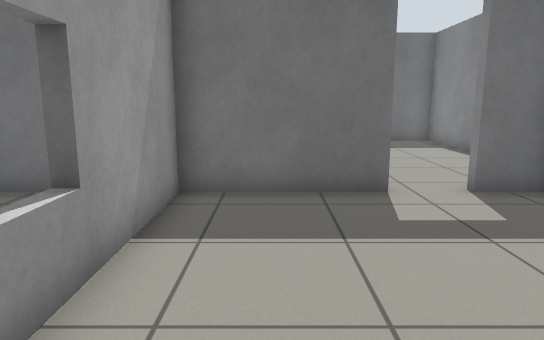
View 1 (above)

24 first-person views from a walk through a world built for the Gazebo simulator. The camera is 0.94 m above the floor, tilts 10° down and sees 70° across. The floor is counted in squares, 0.5 m on a side. Each view is taken from the middle of a square. On the plan, view 1 faces up. The plan holds only what a view shows up to about 19 squares ahead; the rest is blank. The place goes on beyond the plan.

View 2
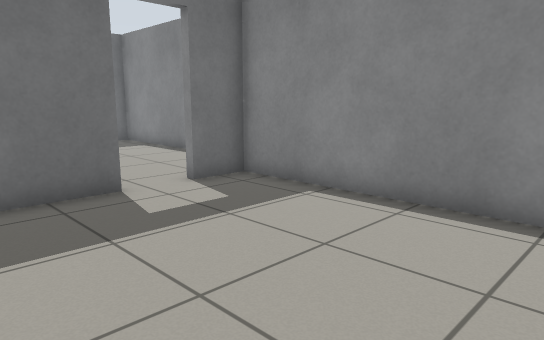

View 3
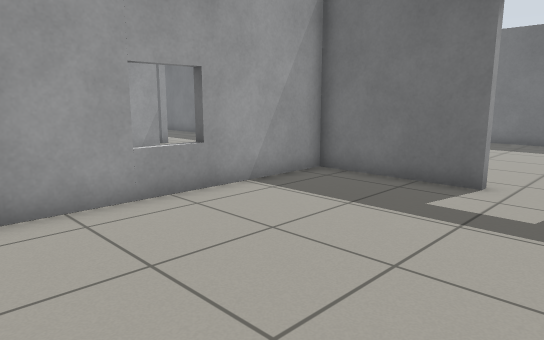

View 4
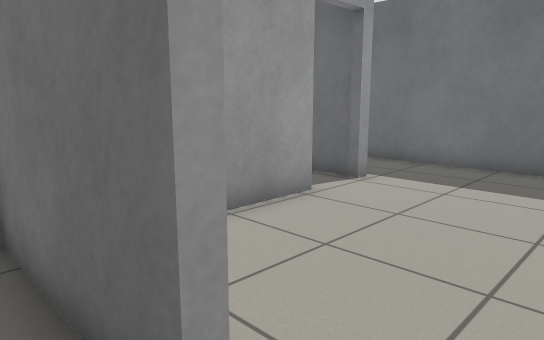

View 5
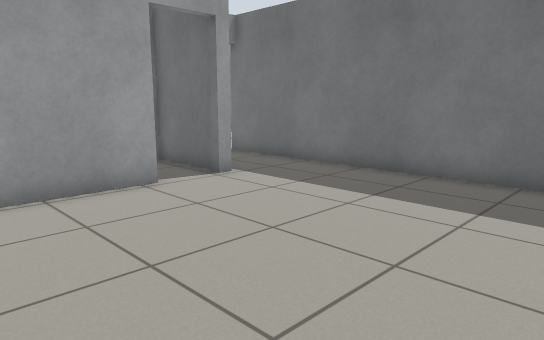

View 6
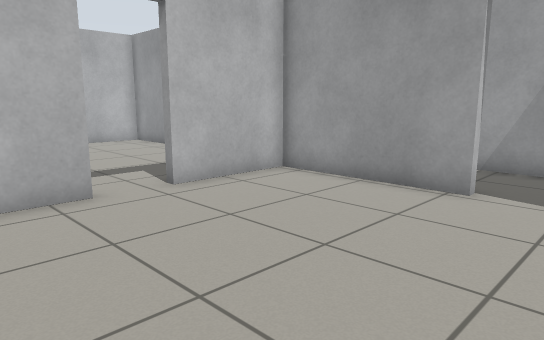

View 7
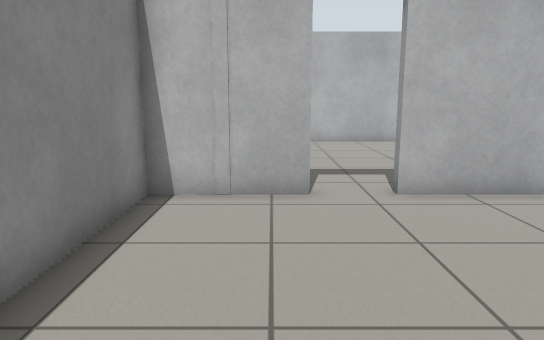

View 8
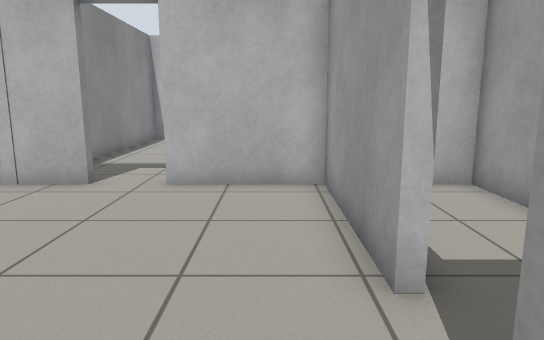

View 9
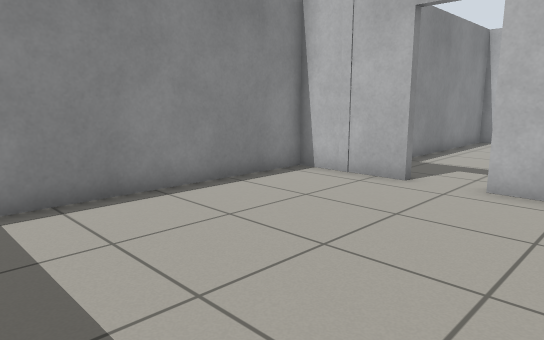

View 10
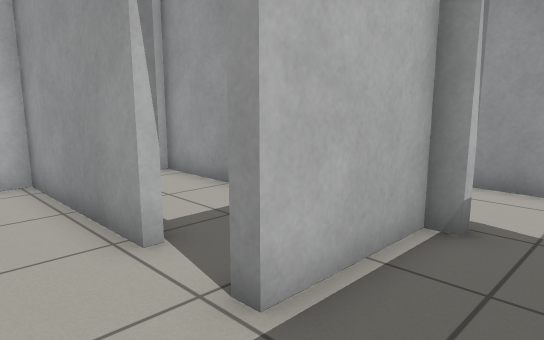

View 11
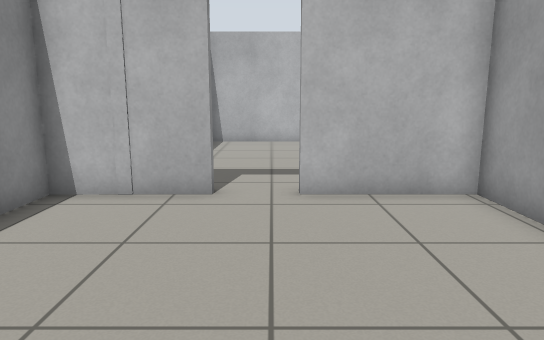

View 12
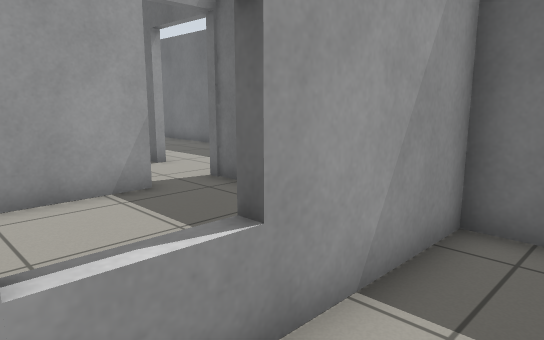

View 13
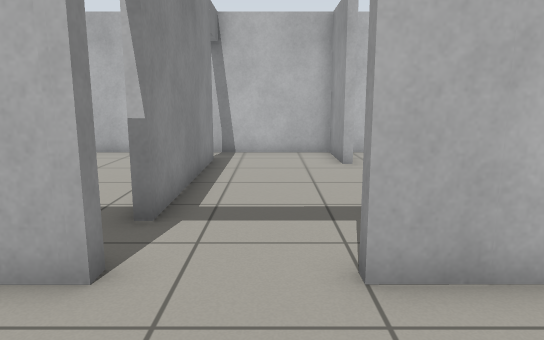

View 14
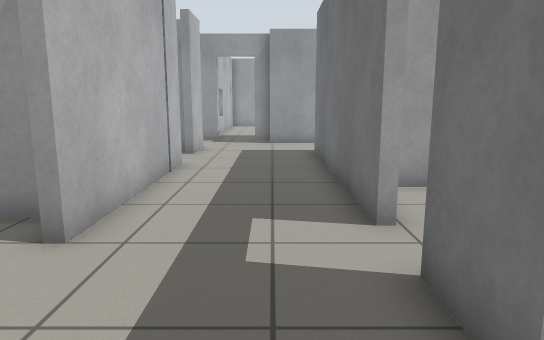

View 15
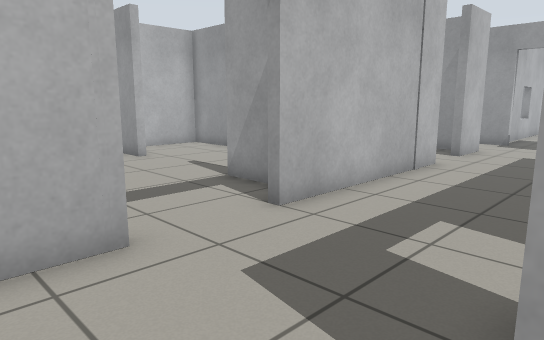

View 16
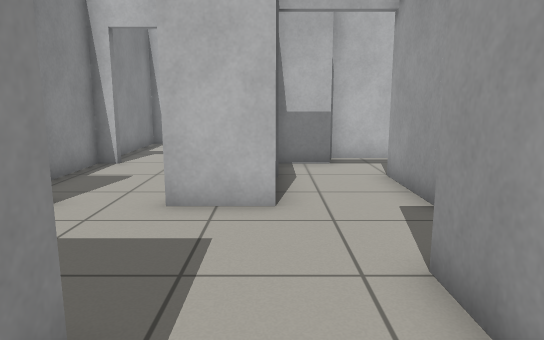

View 17
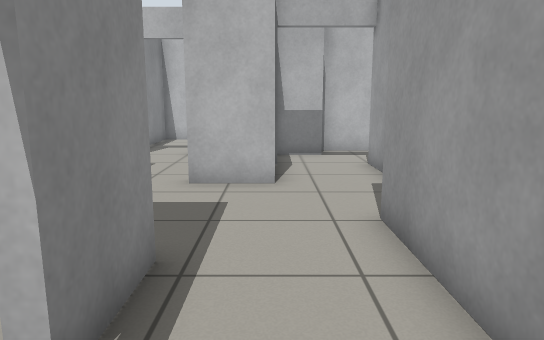

View 18
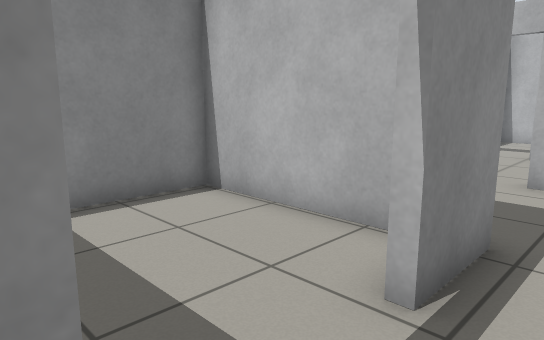

View 19
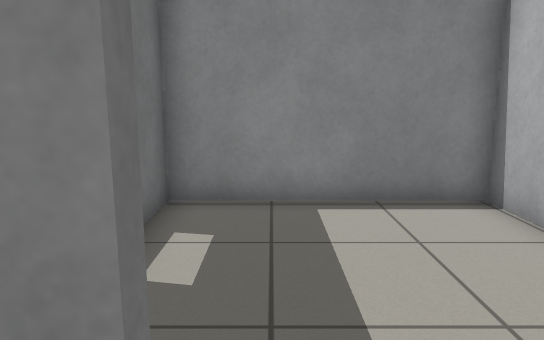

View 20
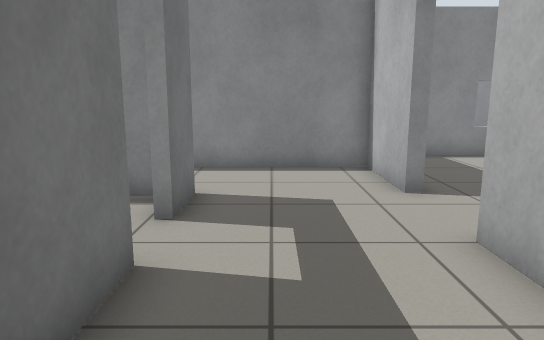

View 21
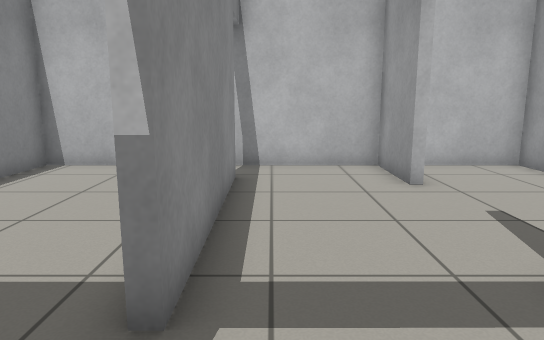

View 22
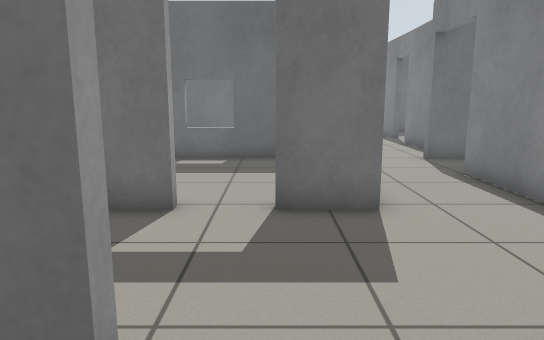

View 23
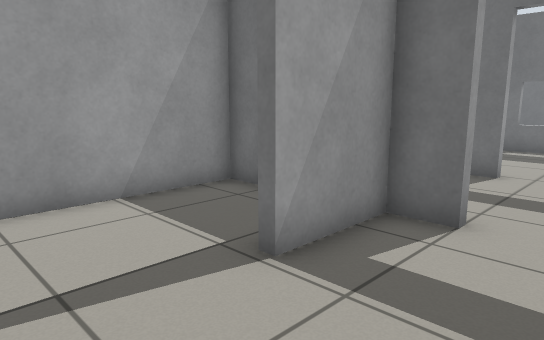

View 24
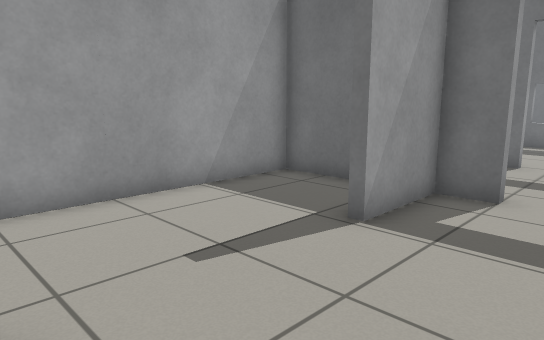

### Floor plan
Ten units are one square. View 1 is at (0, 0); x grows to the right and y downward. Boxes are objects, and circles mark ways between rooms. Rooms are numbered by the first view taken in them; rooms with no view inside come last. Other rooms are left out.
<svg viewBox="-265 -260 346 290">
<path fill="none" stroke="#000" d="M25 -79 -20 -79 -20 25 59 25 59 -79 41 -79M-12 -134 -12 -82 25 -82M41 -82 75 -82 76 -187 -50 -187M-46 -156 -12 -156 -12 -153M-117 -126 -206 -126M-80 -126 -99 -126M-81 -82 -49 -82 -49 -162M-81 -166 -81 -151M-179 -82 -109 -82M-201 -82 -201 -77M-167 -32 -167 -59M-218 -75 -218 -66M-38 -218 -38 -242M-238 -148 -238 -109M-206 -126 -206 -149M-250 -110 -250 -101M-250 -85 -250 -51M-221 -82 -201 -82M-206 -175 -206 -181M-122 -4 -122 25 -77 25M-81 7 -81 -61M-109 -79 -122 -79 -122 -51M-23 -34 -23 -56M-78 -61 -78 -32M-45 -79 -81 -79M-47 25 -23 25 -23 5M-142 -79 -164 -79 -164 25 -130 25M-239 -32 -221 -32M-260 -20 -239 -20"/>
<circle cx="35" cy="-80" r="3" fill="#2a7"/>
<circle cx="-50" cy="-175" r="3" fill="#2a7"/>
<circle cx="-210" cy="-105" r="3" fill="#2a7"/>
<circle cx="-90" cy="-75" r="3" fill="#2a7"/>
<circle cx="-240" cy="-50" r="3" fill="#2a7"/>
<circle cx="-80" cy="15" r="3" fill="#2a7"/>
<circle cx="-120" cy="-30" r="3" fill="#2a7"/>
<text x="20" y="-30">1</text>
<text x="30" y="-140">2</text>
<text x="-110" y="-120">3</text>
<text x="-230" y="-210">4</text>
<text x="-100" y="-30">5</text>
<text x="-50" y="-30">6</text>
<text x="-140" y="-30">7</text>
<text x="-250" y="-40">8</text>
</svg>
Room 1 opens to room 2. Room 2 opens to room 3. Room 3 opens to room 4. Room 3 opens to room 5. Room 4 opens to room 8. Room 5 opens to room 6. Room 5 opens to room 7.

Where each view was taken, in squares from view 1:
view 1: 0 up, 0 right, facing up
view 2: 0 up, 1 left, facing up-right
view 3: 1 down, 5 right, facing up-left
view 4: 7 up, 4 right, facing up-left
view 5: 9 up, 7 right, facing up-left
view 6: 16 up, 7 right, facing down-left
view 7: 16 up, 5 right, facing down
view 8: 17 up, 0 right, facing down
view 9: 17 up, 0 right, facing down-right
view 10: 18 up, 1 right, facing down-left
view 11: 16 up, 3 right, facing down
view 12: 2 up, 0 right, facing up-left
view 13: 12 up, 10 left, facing down
view 14: 11 up, 6 left, facing left
view 15: 13 up, 6 left, facing down-left
view 16: 15 up, 22 left, facing down
view 17: 17 up, 22 left, facing down
view 18: 18 up, 22 left, facing down-right
view 19: 17 up, 22 left, facing right
view 20: 11 up, 16 left, facing right
view 21: 9 up, 9 left, facing down
view 22: 6 up, 10 left, facing up
view 23: 2 up, 9 left, facing up-left
view 24: 0 up, 9 left, facing up-left
